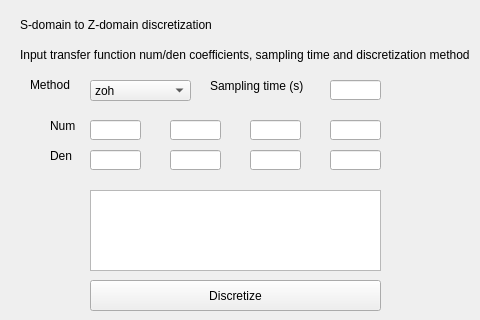
   <widget class="QWidget" name="tab_2">
    <attribute name="title">
     <string>Discretization</string>
    </attribute>
    <widget class="QLabel" name="modooperacion_label_5">
     <property name="geometry">
      <rect>
       <x>20</x>
       <y>10</y>
       <width>291</width>
       <height>31</height>
      </rect>
     </property>
     <property name="text">
      <string>&lt;html&gt;&lt;head/&gt;&lt;body&gt;&lt;p&gt;S-domain to Z-domain discretization&lt;/p&gt;&lt;/body&gt;&lt;/html&gt;</string>
     </property>
    </widget>
    <widget class="QPushButton" name="discretize">
     <property name="geometry">
      <rect>
       <x>90</x>
       <y>280</y>
       <width>291</width>
       <height>31</height>
      </rect>
     </property>
     <property name="text">
      <string>Discretize</string>
     </property>
    </widget>
    <widget class="QLabel" name="modooperacion_label_6">
     <property name="geometry">
      <rect>
       <x>20</x>
       <y>30</y>
       <width>451</width>
       <height>51</height>
      </rect>
     </property>
     <property name="text">
      <string>&lt;html&gt;&lt;head/&gt;&lt;body&gt;&lt;p&gt;Input transfer function num/den coefficients, sampling time and discretization method&lt;/p&gt;&lt;/body&gt;&lt;/html&gt;</string>
     </property>
    </widget>
    <widget class="QLineEdit" name="snum3">
     <property name="geometry">
      <rect>
       <x>90</x>
       <y>120</y>
       <width>51</width>
       <height>20</height>
      </rect>
     </property>
    </widget>
    <widget class="QLineEdit" name="snum2">
     <property name="geometry">
      <rect>
       <x>170</x>
       <y>120</y>
       <width>51</width>
       <height>20</height>
      </rect>
     </property>
    </widget>
    <widget class="QLineEdit" name="snum1">
     <property name="geometry">
      <rect>
       <x>250</x>
       <y>120</y>
       <width>51</width>
       <height>20</height>
      </rect>
     </property>
    </widget>
    <widget class="QLineEdit" name="snum0">
     <property name="geometry">
      <rect>
       <x>330</x>
       <y>120</y>
       <width>51</width>
       <height>20</height>
      </rect>
     </property>
    </widget>
    <widget class="QLineEdit" name="sden3">
     <property name="geometry">
      <rect>
       <x>90</x>
       <y>150</y>
       <width>51</width>
       <height>20</height>
      </rect>
     </property>
    </widget>
    <widget class="QLineEdit" name="sden2">
     <property name="geometry">
      <rect>
       <x>170</x>
       <y>150</y>
       <width>51</width>
       <height>20</height>
      </rect>
     </property>
    </widget>
    <widget class="QLineEdit" name="sden1">
     <property name="geometry">
      <rect>
       <x>250</x>
       <y>150</y>
       <width>51</width>
       <height>20</height>
      </rect>
     </property>
    </widget>
    <widget class="QLineEdit" name="sden0">
     <property name="geometry">
      <rect>
       <x>330</x>
       <y>150</y>
       <width>51</width>
       <height>20</height>
      </rect>
     </property>
    </widget>
    <widget class="QLabel" name="num_label">
     <property name="geometry">
      <rect>
       <x>50</x>
       <y>110</y>
       <width>41</width>
       <height>31</height>
      </rect>
     </property>
     <property name="text">
      <string>Num</string>
     </property>
    </widget>
    <widget class="QLabel" name="den_label">
     <property name="geometry">
      <rect>
       <x>50</x>
       <y>140</y>
       <width>41</width>
       <height>31</height>
      </rect>
     </property>
     <property name="text">
      <string>Den</string>
     </property>
    </widget>
    <widget class="QLineEdit" name="sampling_time">
     <property name="geometry">
      <rect>
       <x>330</x>
       <y>80</y>
       <width>51</width>
       <height>20</height>
      </rect>
     </property>
    </widget>
    <widget class="QLabel" name="num_label_2">
     <property name="geometry">
      <rect>
       <x>210</x>
       <y>70</y>
       <width>131</width>
       <height>31</height>
      </rect>
     </property>
     <property name="text">
      <string>Sampling time (s)</string>
     </property>
    </widget>
    <widget class="QTextBrowser" name="discretizationresult">
     <property name="geometry">
      <rect>
       <x>90</x>
       <y>190</y>
       <width>291</width>
       <height>81</height>
      </rect>
     </property>
    </widget>
    <widget class="QComboBox" name="method">
     <property name="geometry">
      <rect>
       <x>90</x>
       <y>80</y>
       <width>101</width>
       <height>21</height>
      </rect>
     </property>
     <item>
      <property name="text">
       <string>zoh</string>
      </property>
     </item>
     <item>
      <property name="text">
       <string>bilinear</string>
      </property>
     </item>
     <item>
      <property name="text">
       <string>euler</string>
      </property>
     </item>
     <item>
      <property name="text">
       <string>impulse</string>
      </property>
     </item>
     <item>
      <property name="text">
       <string>foh</string>
      </property>
     </item>
     <item>
      <property name="text">
       <string>backward_diff</string>
      </property>
     </item>
    </widget>
    <widget class="QLabel" name="modooperacion_label_10">
     <property name="geometry">
      <rect>
       <x>30</x>
       <y>70</y>
       <width>291</width>
       <height>31</height>
      </rect>
     </property>
     <property name="text">
      <string>&lt;html&gt;&lt;head/&gt;&lt;body&gt;&lt;p&gt;Method&lt;/p&gt;&lt;/body&gt;&lt;/html&gt;</string>
     </property>
    </widget>
   </widget>
